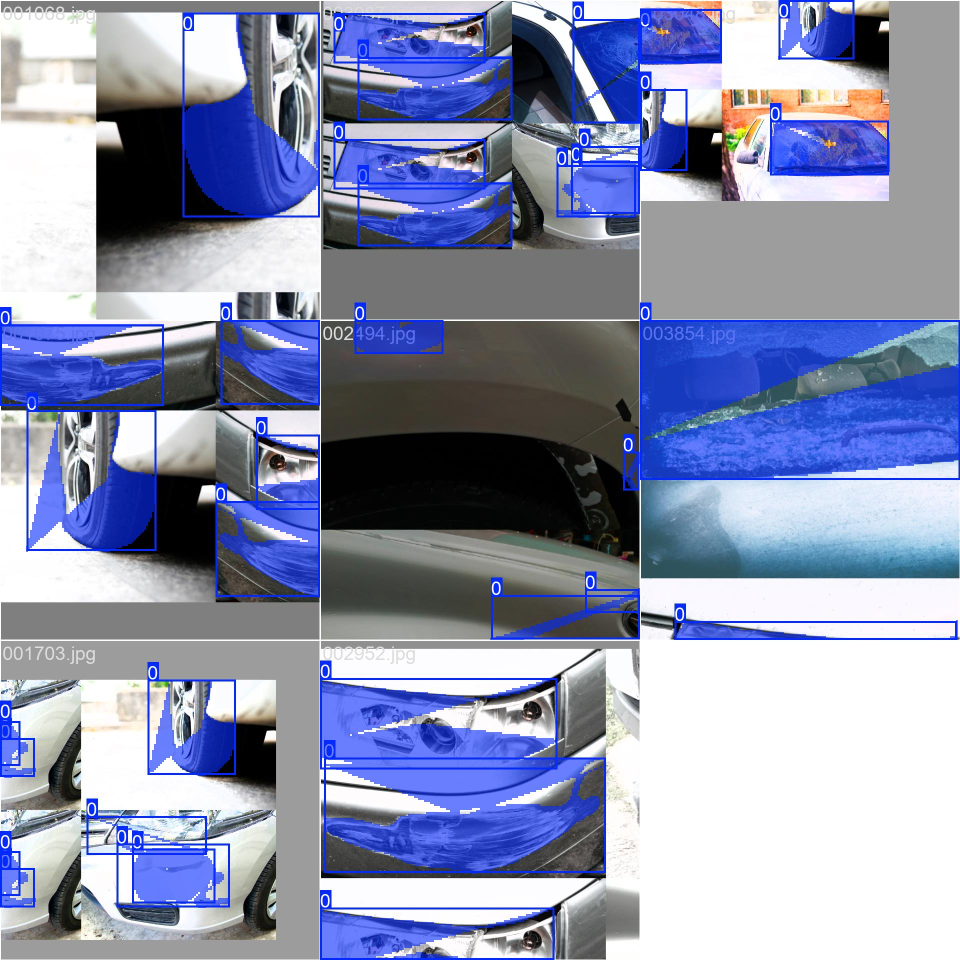
#> input picture runs/segment/test_run/train_batch0.jpg, 1920 x 1920 px (shown at 1/2 size); its folder holds only this picture in this run
$ python -i preprocessor.py   (imports and definitions only)
#> lines starting #> are read from the running program, lines starting #| are printed output that depends on the picture
import cv2
import numpy as np
import tensorflow as tf
import os
from typing import Tuple
from config.constants import INPUT_SIZE

class ImagePreprocessor:
    def __init__(self, target_size: Tuple[int, int] = INPUT_SIZE):
        self.target_size = target_size

    def load_and_resize(self, image_path: str) -> np.ndarray:
        image_data = cv2.imread(image_path)
#> image_data is the input picture: shape (1920, 1920, 3); mean B, G, R 177, 147.1, 140.2
        if image_data is None:
            raise ValueError(f"Cannot load image from {image_path}")
        image_data = cv2.cvtColor(image_data, cv2.COLOR_BGR2RGB)
        resized_image = cv2.resize(image_data, self.target_size, interpolation=cv2.INTER_LINEAR)
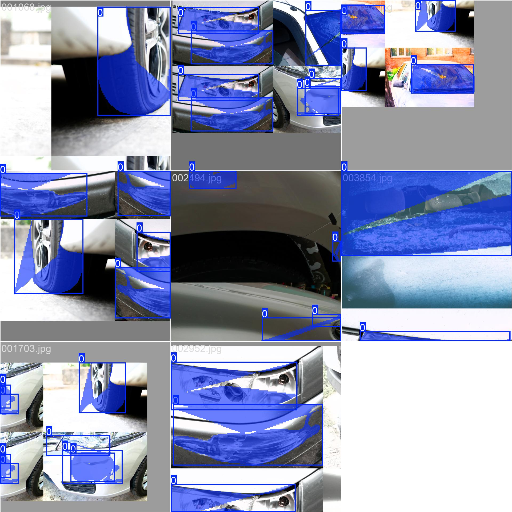
#> resized_image: shape (512, 512, 3); mean R, G, B 140.3, 147.2, 177
        return resized_image

    def apply_canny_edges(self, image_bgr: np.ndarray) -> np.ndarray:
        gray_image = cv2.cvtColor(image_bgr, cv2.COLOR_RGB2GRAY)
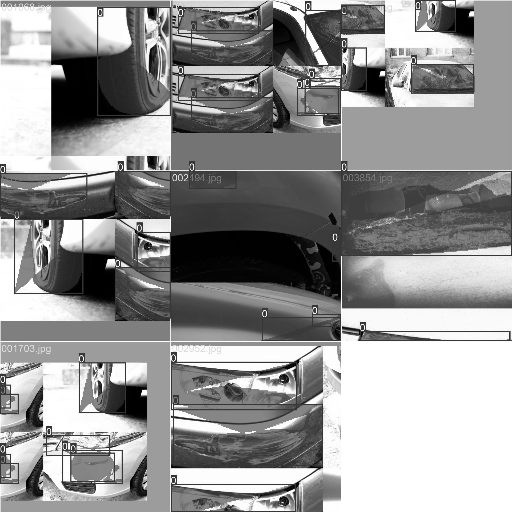
#> gray_image: shape (512, 512); min 0, max 255, mean 148.5
        edge_map = cv2.Canny(gray_image, 100, 200)
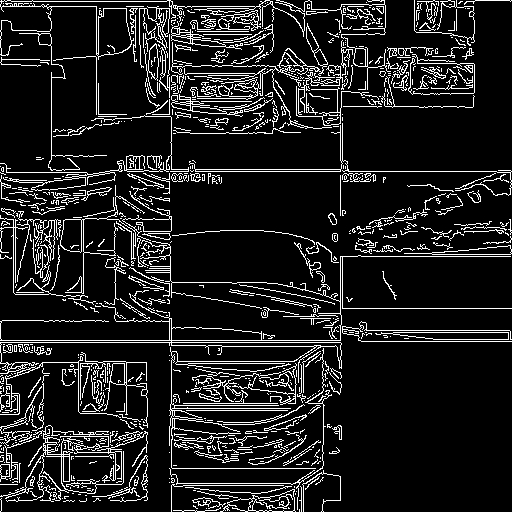
#> edge_map: shape (512, 512); 12% white in thin lines or dots
        edge_map_rgb = cv2.cvtColor(edge_map, cv2.COLOR_GRAY2RGB)
#> edge_map_rgb: shape (512, 512, 3); 12% white in thin lines or dots
        return edge_map_rgb

    def normalize_image(self, image: np.ndarray) -> np.ndarray:
        if image.dtype == np.uint8:
            normalized = image.astype(np.float32) / 255.0
        else:
            normalized = image.astype(np.float32)
        return normalized

    def create_six_channel_input(self, image_path: str) -> np.ndarray:
        rgb_image = self.load_and_resize(image_path)
        edge_image = self.apply_canny_edges(rgb_image)

        rgb_normalized = self.normalize_image(rgb_image)
        edge_normalized = self.normalize_image(edge_image)
#> in normalize_image (call 2), `normalized = image.astype(np.float32) / 255.0`: normalized: shape (512, 512, 3) float32; values 0 (black) and 1 (white), 12% white in thin lines or dots

        six_channel_input = np.concatenate([rgb_normalized, edge_normalized], axis=-1)
        return six_channel_input

    # [72 lines left out: functions validate_image, process_for_inference, load_dataset_from_external_path, process_single_image_simple, not called in this run]

class BboxProcessor:
    # [18 lines left out: functions __init__, scale_single_bbox, not called in this run]

    def scale_multiple_bboxes(self, bbox_list: list) -> list:
        return [self.scale_single_bbox(bbox) for bbox in bbox_list]

    # [4 lines left out: function crop_region_from_image, not called in this run]

>>> result = ImagePreprocessor().create_six_channel_input('../../../../../runs/segment/test_run/train_batch0.jpg')

$ run again, on runs/segment/test_run/train_batch1.jpg
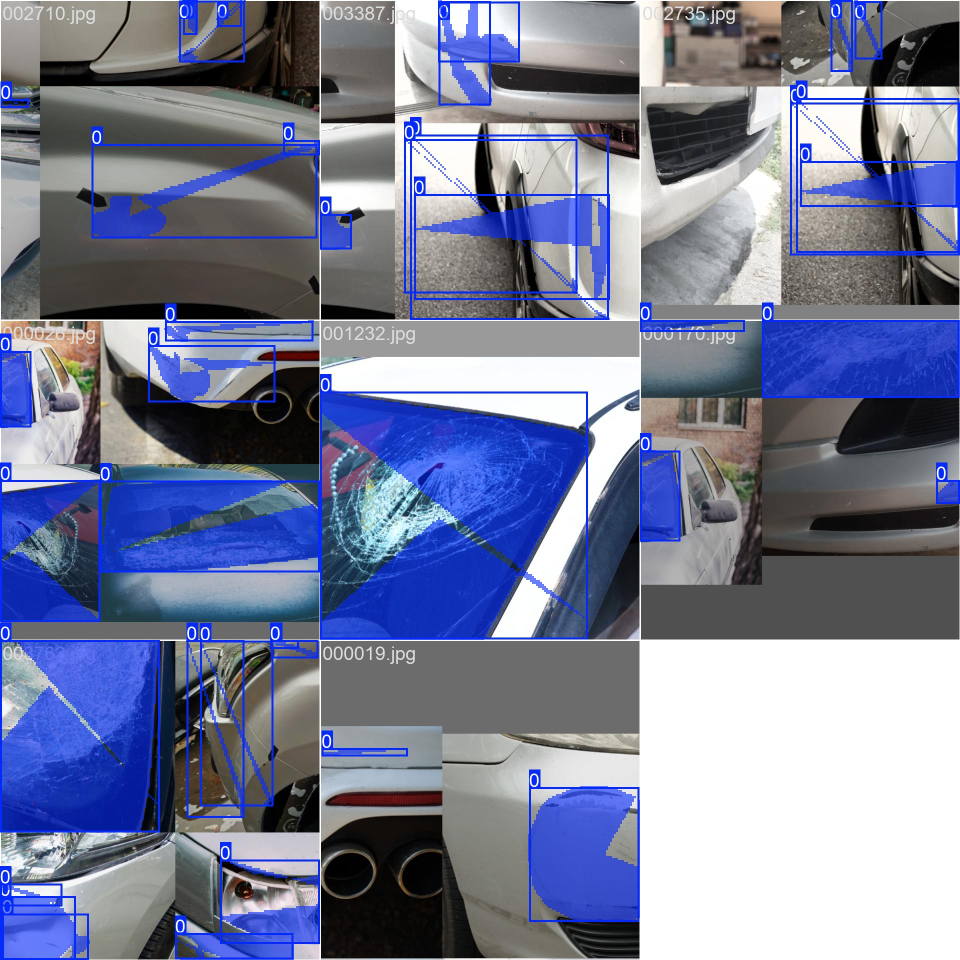
#> input picture runs/segment/test_run/train_batch1.jpg, 1920 x 1920 px (shown at 1/2 size)
#> in load_and_resize, image_data is the input picture: shape (1920, 1920, 3); mean B, G, R 152.8, 125.4, 119.3
#> in apply_canny_edges, `gray_image = cv2.cvtColor(image_bgr, cv2.COLOR_RGB2GRAY)`:
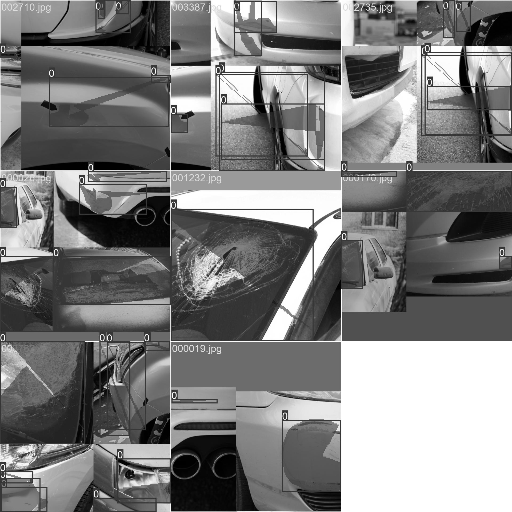
#> gray_image: shape (512, 512); min 0, max 255, mean 126.8
#> in apply_canny_edges, `edge_map = cv2.Canny(gray_image, 100, 200)`:
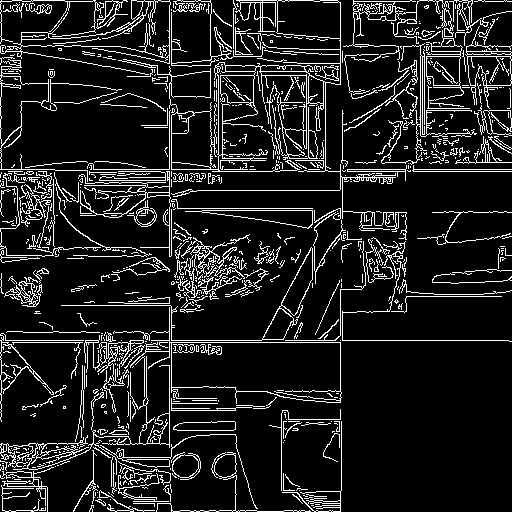
#> edge_map: shape (512, 512); 12.2% white in thin lines or dots
#> edge_map_rgb: shape (512, 512, 3); 12.2% white in thin lines or dots
#> normalized: shape (512, 512, 3) float32; values 0 (black) and 1 (white), 12.2% white in thin lines or dots

$ run again, on runs/segment/test_run/train_batch2.jpg
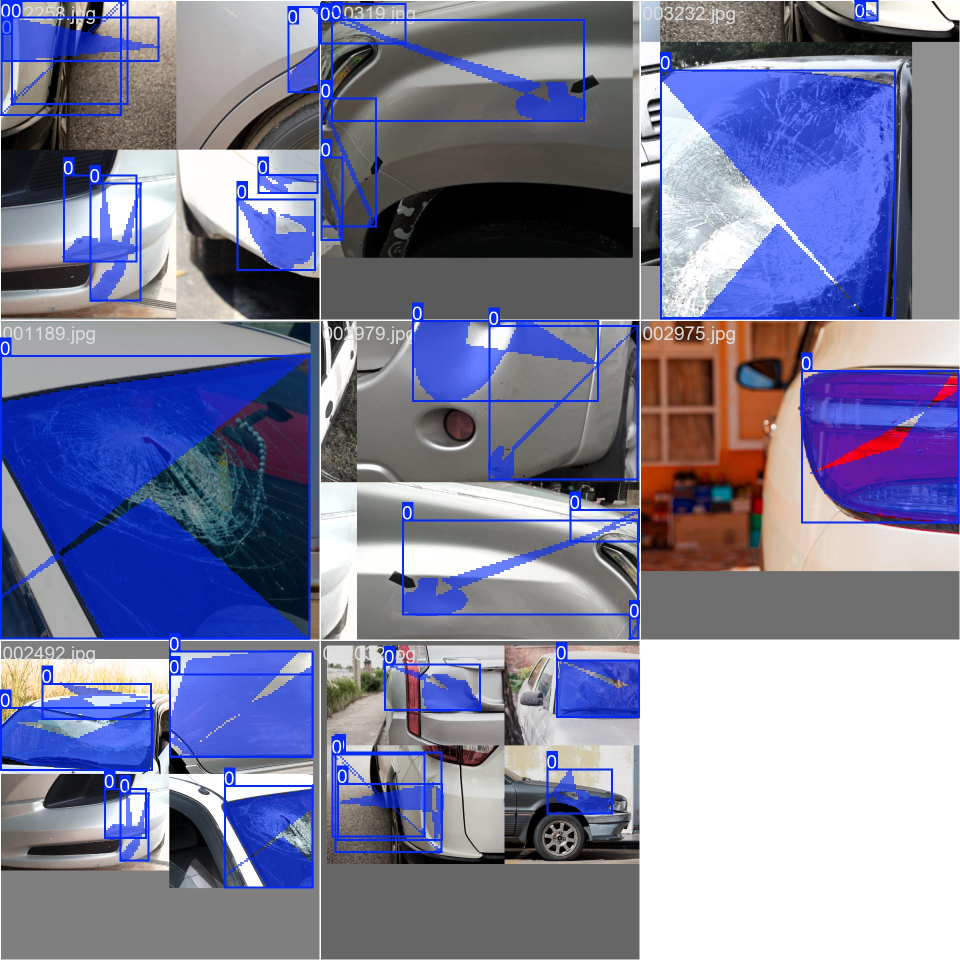
#> input picture runs/segment/test_run/train_batch2.jpg, 1920 x 1920 px (shown at 1/2 size)
#> in load_and_resize, image_data is the input picture: shape (1920, 1920, 3); mean B, G, R 156.1, 127.7, 126.2
#> in apply_canny_edges, `gray_image = cv2.cvtColor(image_bgr, cv2.COLOR_RGB2GRAY)`:
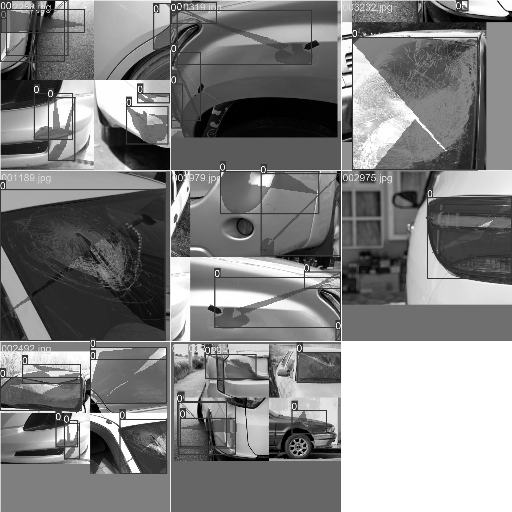
#> gray_image: shape (512, 512); min 0, max 255, mean 130.5
#> in apply_canny_edges, `edge_map = cv2.Canny(gray_image, 100, 200)`:
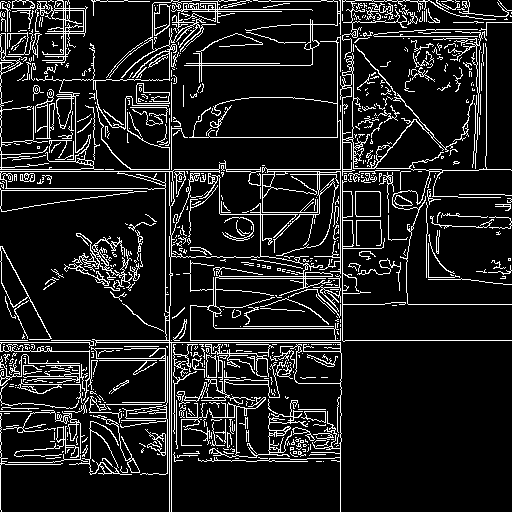
#> edge_map: shape (512, 512); 12.1% white in thin lines or dots
#> edge_map_rgb: shape (512, 512, 3); 12.1% white in thin lines or dots
#> normalized: shape (512, 512, 3) float32; values 0 (black) and 1 (white), 12.1% white in thin lines or dots
